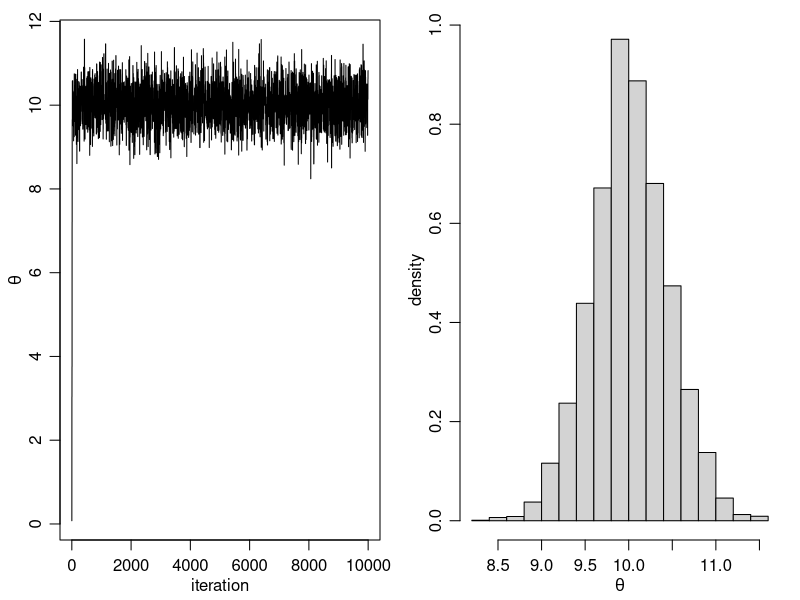

Recreate this plot in R. (Note: this script raises an error after producing the figure.)
# Example 1:

### MH algorithm for one-sample normal problem with 

## Setup
s2 = 1 
t2<-10 ; mu<-5


## MCMC
s2<-1 ; t2<-10 ; mu<-5 
x<-c(9.37, 10.18, 9.16, 11.60, 10.33)

theta<-0 ; delta<-2 ; S<-10000 ; THETA<-NULL 
#set.seed(1)

for(s in 1:S)
{
  
  theta.star<-rnorm(1,theta,sqrt(delta))
  
  log.r<-( sum(dnorm(x,theta.star,sqrt(s2),log=TRUE)) +
             dnorm(theta.star,mu,sqrt(t2),log=TRUE) )  -
    ( sum(dnorm(x,theta,sqrt(s2),log=TRUE)) +
        dnorm(theta,mu,sqrt(t2),log=TRUE) ) 
  
  if(log(runif(1))<log.r) { theta<-theta.star }
  
  THETA<-c(THETA,theta)
  
}

par(mar=c(3,3,1,1),mgp=c(1.75,.75,0))
par(mfrow=c(1,2))


ts.plot(THETA,type="l",xlab="iteration",ylab=expression(theta))

hist(THETA[-c(1:50)],prob=TRUE,main="",xlab=expression(theta),ylab="density")
th<-seq(min(THETA),max(THETA),length=100)
lines(th,dnorm(th,mu.n,sqrt(t2.n)), col = "red" )


### MH algorithm with different proposal distributions

ACR = NULL #stores the acceptance rates
ACF<-NULL
THETAA<-NULL
for(delta2 in 2^c(-5,-1,1,5,7) ) {
  set.seed(1)
  THETA<-NULL
  S<-10000
  theta<-0
  acs<-0
  delta<-2
  
  for(s in 1:S) 
  {
    
    theta.star<-rnorm(1,theta,sqrt(delta2))
    log.r<-sum( dnorm(x,theta.star,sqrt(s2),log=TRUE)-
                  dnorm(x,theta,sqrt(s2),log=TRUE)  )  +
      dnorm(theta.star,mu,sqrt(t2),log=TRUE)-dnorm(theta,mu,sqrt(t2),log=TRUE) 
    
    if(log(runif(1))<log.r)  { theta<-theta.star ; acs<-acs+1 }
    THETA<-c(THETA,theta) 
    
  }
  #plot(THETA[1:1000])
  
  ACR<-c(ACR,acs/s) 
  ACF<-c(ACF,acf(THETA,plot=FALSE)$acf[2]  )
  THETAA<-cbind(THETAA,THETA)
}


par(mfrow=c(1,3),mar=c(2.75,2.75,.5,.5),mgp=c(1.7,.7,0))
laby<-c(expression(theta),"","","","")

for(k in c(1,3,5)) {
  plot(THETAA[1:500,k],type="l",xlab="iteration",ylab=laby[k], 
       ylim=range(THETAA) )
  abline(h=mu.n,lty=2)
}


# Example 2:
data(Default, package="ISLR")

# install.packages("tidyverse")
library(tidyverse)

# For the computations we need the factors converted to numerical variables
Def2 <- Default %>%
mutate(default = as.integer(as.character(default) == "Yes")) %>%
mutate(student = as.integer(as.character(student) == "Yes"))

# Now all factors are 0s and 1s:
head(Def2)

prior <- function(betas){
return(prod(sapply(betas, dnorm, mean=0, sd=10)))
 }

likelihood <- function(X, y, betas){
 e <- exp(X %*% betas)
 px <- e/(1+e)
 return(px^y * ((1-px)^(1-y)))
 }

# For stability, we use log transformations
log_posterior <- function(X, y, betas)
  {
    log_prior <- log(prior(betas))
    log_likelihoods = log(likelihood(X, y, betas))
    return(log_prior + sum(log_likelihoods))
   }

MCMC <- function(X, y, n, beta_start=c(0,0,0,0), jump_dist_sd=0.1){
  B <- ncol(X) # number of betas (coefficients)
   beta <- matrix(nrow=n, ncol=B)
   beta[1,] <- beta_start
   for(i in 2:n){
    current_betas <- beta[i-1,]
     new_betas <- current_betas + rnorm(B, mean=0, sd=jump_dist_sd)
     for(j in 1:B)
      {
      test_betas <- current_betas
       test_betas[j] <- new_betas[j]
       rr <- log_posterior(X, y, test_betas) - log_posterior(X, y, current_betas)
       if(log(runif(1)) < rr){
        beta[i,j] <- new_betas[j]
         } else beta[i,j] <- current_betas[j]
       }
     }
   return(beta)
   }

# set.seed(1000)
burn_in_length <- 5000
N = 10000 # total number of points

 Def2 <- Def2 %>% mutate(balance=balance/1000) %>% mutate(income=income/1000)
 y <- Def2$default
 X <- cbind(1, as.matrix(Def2[,2:4])) # pad with a column of ones for intercept

# Run the MH with jump distribution sd set at 0.05: 
beta = MCMC(X, y, n=N, jump_dist_sd = 0.05)

 
MCMC_results <- apply(beta, MARGIN=2, function(x){c(mean(x), quantile(x, c(0.025, 0.5, 0.975)))})
colnames(MCMC_results) <- c("Intercept", "student", "balance", "income")
round(MCMC_results, 4)
 
ts.plot(beta[,2])
ts.plot(beta[,3])
ts.plot(beta[,4])

glm_model <- glm(default ~ student + balance + income, data=Def2, family=binomial(link="logit"))
summary(glm_model) 